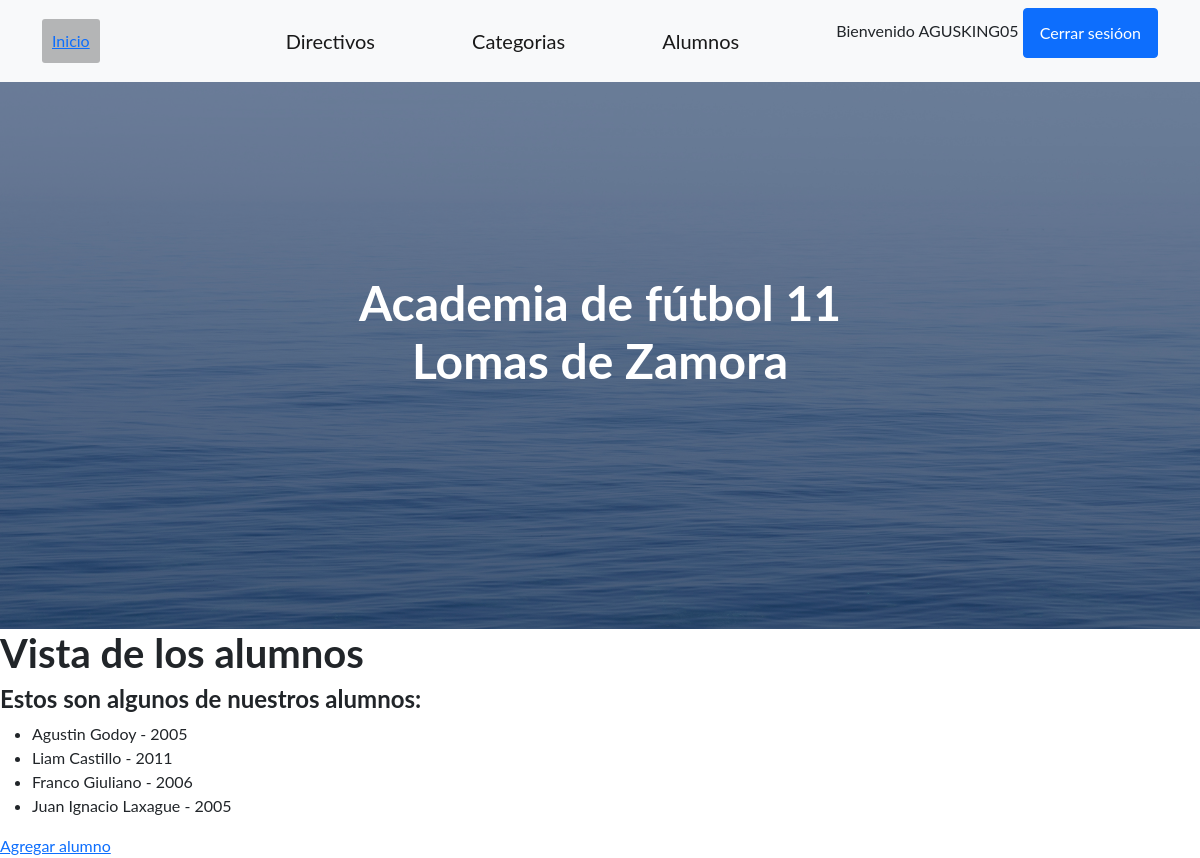
Page /academiadefutbol/alumnos/ (signed in) on the earlier database version.
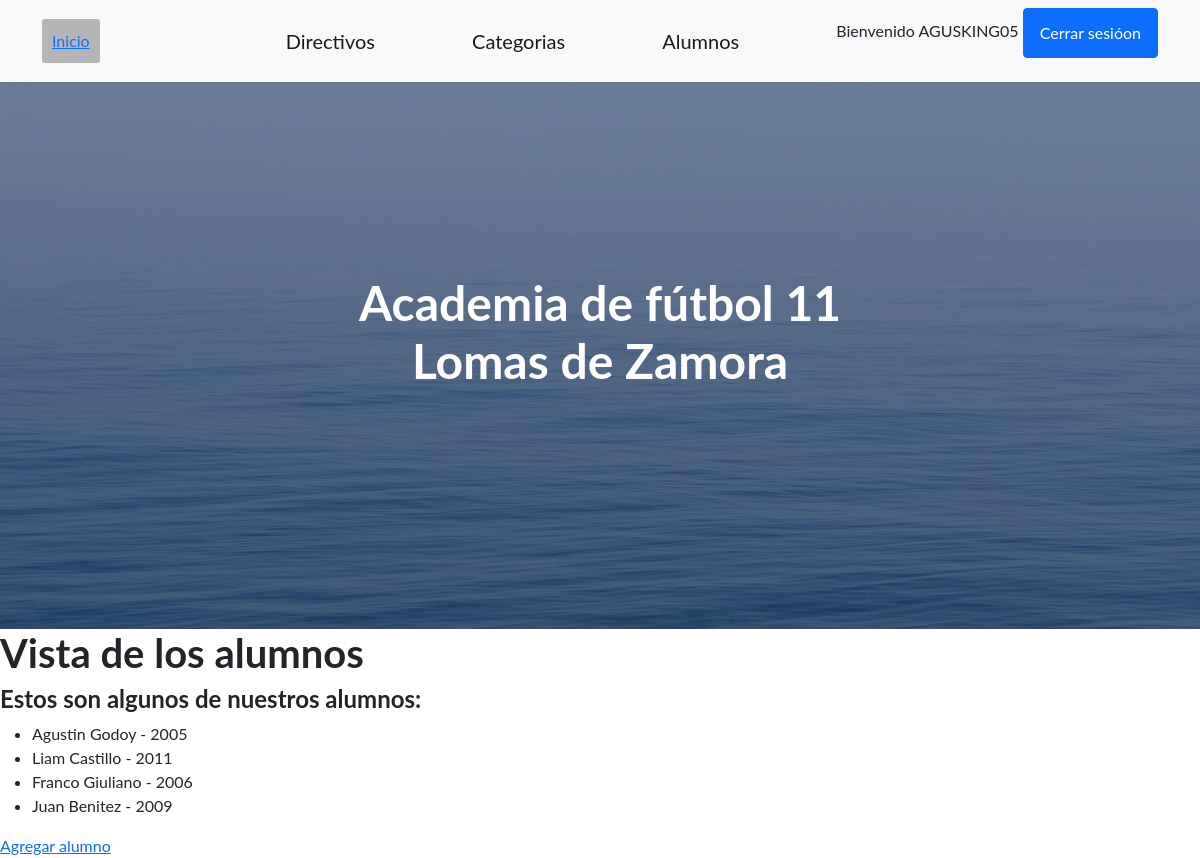
Same page on the later database version.
### home/models.py (models this page shows, shortened)
class Alumno(models.Model):
    nombre= models.CharField(max_length= 24)
    apellido= models.CharField(max_length= 24)
    categoria= models.IntegerField()

### home/views.py (the view)
# urls.py: path('alumnos/', alumnos, name= "Alumnos"),
@login_required
def alumnos(request):
   lista = Alumno.objects.all()
   return render(request, "alumnos.html", {"lista_alumnos": lista})

### home/templates/alumnos.html
{% extends 'profes.html' %}
{% load static %}
{% block contenidoQueCambia %}
<h1>Vista de los alumnos</h1>
<h4>Estos son algunos de nuestros alumnos:</h4>
<ul>
    {% for alumno in lista_alumnos %}
        <li>{{alumno.nombre}} {{alumno.apellido}} - {{alumno.categoria}}</li>
    {% endfor %}
</ul>
<a href="{% url 'AlumnoFormulario' %}">Agregar alumno</a>
{% endblock contenidoQueCambia %}

### home/templates/profes.html (shortened to what this page needs)
<!DOCTYPE html>
<html lang="en">
    <head>
        {% load static %}
        <link href="https://cdn.jsdelivr.net/npm/bootstrap-icons@1.5.0/font/bootstrap-icons.css" rel="stylesheet" type="text/css" />
        <link href="{% static 'css/styles.css' %}" rel="stylesheet" />
        <link href="{% static 'css/mis_estilos.css' %}" rel="stylesheet" />
    </head>
    <body>
        <nav class="navbar navbar-light bg-light static-top">
            <div class="container">
                <a class="navbar-brand1" href="{% url 'Inicio' %}">Inicio</a>
                <a class="navbar-brand" href="{% url 'Directivos' %}">Directivos</a>
                <a class="navbar-brand" href="{% url 'Categorias' %}">Categorias</a>
                <a class="navbar-brand" href="{% url 'Alumnos' %}">Alumnos</a>
                {% if user.is_authenticated %}
                    <p>Bienvenido {{user.username}}
                    <a class="btn btn-primary" href="{% url 'CerrarSesion' %}">Cerrar sesióon</a>
                {% else %}
                    <a class="btn btn-primary" href="{% url 'Login' %}">Iniciar sesión</a>
                {% endif %}
            </div>
        </nav>
        <header class="masthead">
            <div class="container position-relative">
                <div class="row justify-content-center">
                    <div class="col-xl-6">
                        <div class="text-center text-white">
                            <h1 class="mb-5">Academia de fútbol 11 Lomas de Zamora</h1>
                        </div>
                    </div>
                </div>
            </div>
        </header>
        {% block contenidoQueCambia %}
        {% endblock contenidoQueCambia %}
    </body>
</html>

### home/static/css/mis_estilos.css (style rules this page uses)
.navbar-brand1 { margin-right: 105px; background-color: rgba(88, 88, 88, 0.425); padding: 10px; border-radius: 3px; }

Differences in the rows shown:
removed Alumno: nombre "Juan Ignacio", apellido "Laxague", categoria "2005"
added Alumno: nombre "Juan", apellido "Benitez", categoria "2009"
